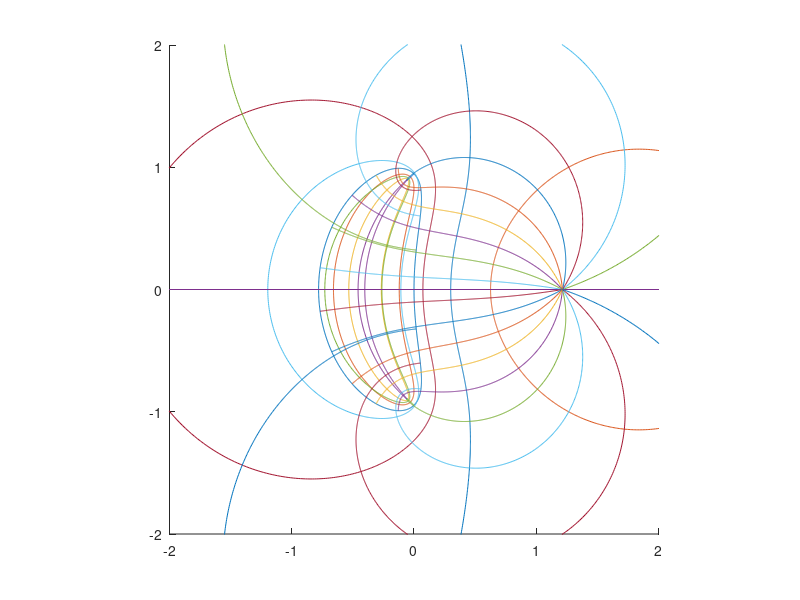

MATLAB code to generate this figure:
% Matt McDade
% System Simulation
% Homework 9

clear; close all; clc;

N_theta = 20;
theta = linspace(0, 2*pi, 1001);
V_theta = linspace(0, 2*pi, N_theta);
N_rho = 10;
rho = linspace(0, 1, 1001);
V_rho = linspace(0, 1, N_rho);

a0 = 17/6; a1 = 13/3;  a2 = -49/6;
b0 = 7/3;  b1 = -34/3; b2 = 0;

for k = 1:length(V_rho)
    z = V_rho(N_rho+1-k) * exp(theta*1i);
    Z = (z.^3 + a2*z.^2 + a1*z + a0) ./ (b2*z.^2 + b1*z + b0);
    hold on
    plot(real(Z), imag(Z))
    hold off
end

for k = 1:length(V_theta)-1
    z = rho*exp(V_theta(k)*1i);
    Z = (z.^3 + a2*z.^2 + a1*z + a0) ./ (b2*z.^2 + b1*z + b0);
    hold on
    plot(real(Z), imag(Z))
    hold off
end

axis([-2 2 -2 2])
axis square